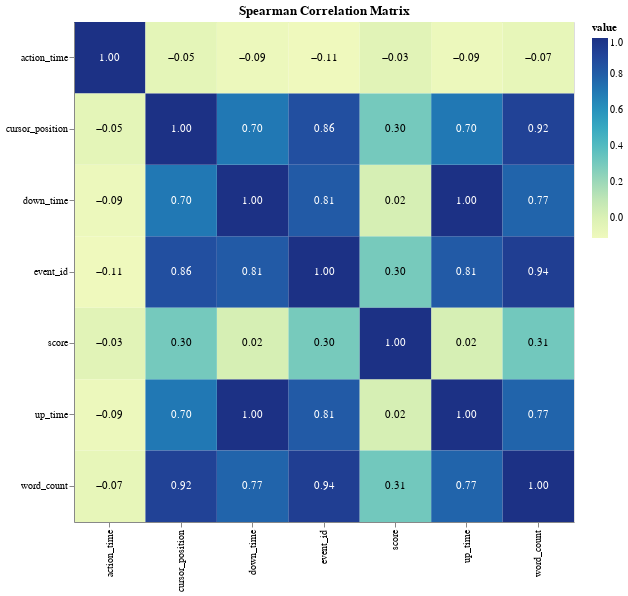

The notebook cell saved with this chart:
### Code cell
numerical_columns = train_df.select_dtypes(include=['int64', 'float64'])

spearman_corr_matrix = numerical_columns.corr(method='spearman').reset_index()

# Melt the correlation matrix into a long-form DataFrame
corr_df_long = spearman_corr_matrix.melt('index')

# Create the heatmap in Altair
heatmap = alt.Chart(corr_df_long).mark_rect().encode(
    x=alt.X('index:O', title=None), 
    y=alt.Y('variable:O', title=None), 
    color='value:Q', 
    tooltip=[
        alt.Tooltip('index', title='Variable 1'),
        alt.Tooltip('variable', title='Variable 2'),
        alt.Tooltip('value', title='Correlation', format=".2f")
    ]
).properties(
    title='Spearman Correlation Matrix',
    width=500,
    height=500
)

text = heatmap.mark_text(baseline='middle').encode(
    text=alt.Text('value:Q', format='.2f'),
    color=alt.condition(
        alt.datum.value > 0.5,
        alt.value('white'),
        alt.value('black')
    )
)

final_chart = heatmap + text

final_chart.display()

### Figure 1 — Vega-Lite specification as saved in the notebook (floating-point values rounded to 4 significant figures)
{"config": {"view": {"continuousWidth": 300, "continuousHeight": 300}}, "layer": [{"mark": {"type": "rect"}, "encoding": {"color": {"field": "value", "type": "quantitative"}, "tooltip": [{"field": "index", "title": "Variable 1", "type": "nominal"}, {"field": "variable", "title": "Variable 2", "type": "nominal"}, {"field": "value", "format": ".2f", "title": "Correlation", "type": "quantitative"}], "x": {"field": "index", "title": null, "type": "ordinal"}, "y": {"field": "variable", "title": null, "type": "ordinal"}}, "title": "Spearman Correlation Matrix"}, {"mark": {"type": "text", "baseline": "middle"}, "encoding": {"color": {"condition": {"test": "(datum.value > 0.5)", "value": "white"}, "value": "black"}, "text": {"field": "value", "format": ".2f", "type": "quantitative"}, "tooltip": [{"field": "index", "title": "Variable 1", "type": "nominal"}, {"field": "variable", "title": "Variable 2", "type": "nominal"}, {"field": "value", "format": ".2f", "title": "Correlation", "type": "quantitative"}], "x": {"field": "index", "title": null, "type": "ordinal"}, "y": {"field": "variable", "title": null, "type": "ordinal"}}, "title": "Spearman Correlation Matrix"}], "data": {"name": "data-4b6b669dd5ebf88defecd04488c1a0ce"}, "height": 500, "width": 500, "$schema": "https://vega.github.io/schema/vega-lite/v5.15.1.json", "datasets": {"data-4b6b669dd5ebf88defecd04488c1a0ce": [{"index": "event_id", "variable": "event_id", "value": 1.0}, {"index": "down_time", "variable": "event_id", "value": 0.8132}, {"index": "up_time", "variable": "event_id", "value": 0.8132}, {"index": "action_time", "variable": "event_id", "value": -0.112}, {"index": "cursor_position", "variable": "event_id", "value": 0.8587}, {"index": "word_count", "variable": "event_id", "value": 0.9358}, {"index": "score", "variable": "event_id", "value": 0.296}, {"index": "event_id", "variable": "down_time", "value": 0.8132}, {"index": "down_time", "variable": "down_time", "value": 1.0}, {"index": "up_time", "variable": "down_time", "value": 1.0}, {"index": "action_time", "variable": "down_time", "value": -0.09479}, {"index": "cursor_position", "variable": "down_time", "value": 0.7011}, {"index": "word_count", "variable": "down_time", "value": 0.7725}, {"index": "score", "variable": "down_time", "value": 0.0183}, {"index": "event_id", "variable": "up_time", "value": 0.8132}, {"index": "down_time", "variable": "up_time", "value": 1.0}, {"index": "up_time", "variable": "up_time", "value": 1.0}, {"index": "action_time", "variable": "up_time", "value": -0.09468}, {"index": "cursor_position", "variable": "up_time", "value": 0.7011}, {"index": "word_count", "variable": "up_time", "value": 0.7725}, {"index": "score", "variable": "up_time", "value": 0.0183}, {"index": "event_id", "variable": "action_time", "value": -0.112}, {"index": "down_time", "variable": "action_time", "value": -0.09479}, {"index": "up_time", "variable": "action_time", "value": -0.09468}, {"index": "action_time", "variable": "action_time", "value": 1.0}, {"index": "cursor_position", "variable": "action_time", "value": -0.0503}, {"index": "word_count", "variable": "action_time", "value": -0.06827}, {"index": "score", "variable": "action_time", "value": -0.03438}, {"index": "event_id", "variable": "cursor_position", "value": 0.8587}, {"index": "down_time", "variable": "cursor_position", "value": 0.7011}, {"index": "up_time", "variable": "cursor_position", "value": 0.7011}, {"index": "action_time", "variable": "cursor_position", "value": -0.0503}, {"index": "cursor_position", "variable": "cursor_position", "value": 1.0}, {"index": "word_count", "variable": "cursor_position", "value": 0.9164}, {"index": "score", "variable": "cursor_position", "value": 0.3017}, {"index": "event_id", "variable": "word_count", "value": 0.9358}, {"index": "down_time", "variable": "word_count", "value": 0.7725}, {"index": "up_time", "variable": "word_count", "value": 0.7725}, {"index": "action_time", "variable": "word_count", "value": -0.06827}, {"index": "cursor_position", "variable": "word_count", "value": 0.9164}, {"index": "word_count", "variable": "word_count", "value": 1.0}, {"index": "score", "variable": "word_count", "value": 0.3086}, {"index": "event_id", "variable": "score", "value": 0.296}, {"index": "down_time", "variable": "score", "value": 0.0183}, {"index": "up_time", "variable": "score", "value": 0.0183}, {"index": "action_time", "variable": "score", "value": -0.03438}, {"index": "cursor_position", "variable": "score", "value": 0.3017}, {"index": "word_count", "variable": "score", "value": 0.3086}, {"index": "score", "variable": "score", "value": 1.0}]}}
